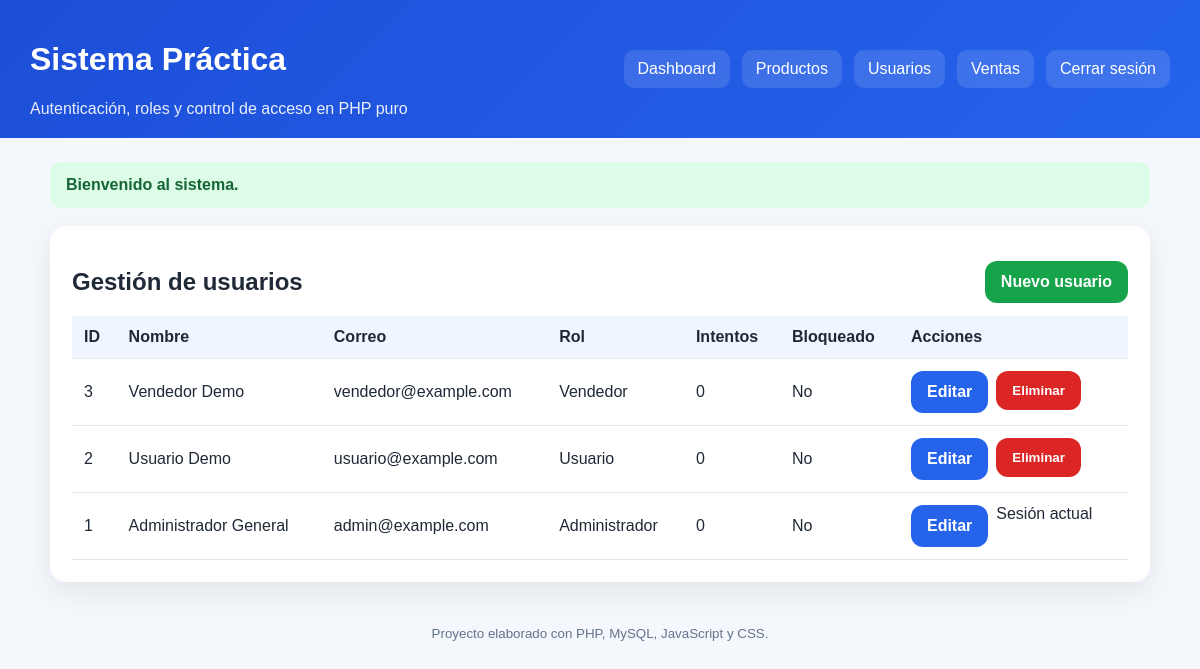
The app's page /admin/usuarios.php (signed in) with its own data.
### tables this page shows
CREATE TABLE usuarios (
  id INT AUTO_INCREMENT PRIMARY KEY,
  nombre VARCHAR(120) NOT NULL,
  email VARCHAR(120) NOT NULL UNIQUE,
  password VARCHAR(255) NOT NULL,
  rol_id INT NOT NULL,
  intentos_fallidos INT NOT NULL DEFAULT 0,
  bloqueado TINYINT(1) NOT NULL DEFAULT 0,
  proveedor_oauth VARCHAR(50) NULL,
  ultimo_login DATETIME NULL,
  created_at TIMESTAMP DEFAULT CURRENT_TIMESTAMP,
  CONSTRAINT fk_usuarios_roles
    FOREIGN KEY (rol_id) REFERENCES roles(id)
    ON UPDATE CASCADE
    ON DELETE RESTRICT
);

CREATE TABLE roles (
  id INT AUTO_INCREMENT PRIMARY KEY,
  nombre VARCHAR(50) NOT NULL UNIQUE
);

### includes/funciones.php (called while the page is built, shortened)
<?php
function e(?string $value): string
{
    return htmlspecialchars((string) $value, ENT_QUOTES, 'UTF-8');
}
function get_flash(): ?array
{
    $flash = $_SESSION['flash'];
    return $flash;
}
function has_permission(string $permission): bool
{
    return isset($_SESSION['permisos']) && in_array($permission, $_SESSION['permisos'], true);
}

### admin/usuarios.php (the view, shortened to what this page needs)
<?php
require_once __DIR__ . '/../includes/autenticacion.php';
$users = $pdo->query(
    'SELECT u.id, u.nombre, u.email, u.intentos_fallidos, u.bloqueado, r.nombre AS rol
     FROM usuarios u
     INNER JOIN roles r ON r.id = u.rol_id
     ORDER BY u.id DESC'
)->fetchAll();
$currentUserId = (int)$_SESSION['id_usuario'];
require_once __DIR__ . '/../includes/header.php';
?>
<div class="card">
    <div class="actions" style="justify-content: space-between; align-items: center;">
        <h2>Gestión de usuarios</h2>
        <a class="btn btn-success" href="crear_usuario.php">Nuevo usuario</a>
    </div>
    <div class="table-wrapper">
        <table>
            <thead>
                <tr>
                    <th>ID</th>
                    <th>Nombre</th>
                    <th>Correo</th>
                    <th>Rol</th>
                    <th>Intentos</th>
                    <th>Bloqueado</th>
                    <th>Acciones</th>
                </tr>
            </thead>
            <tbody>
                <?php foreach ($users as $user): ?>
                    <tr>
                        <td><?= (int)$user['id'] ?></td>
                        <td><?= e($user['nombre']) ?></td>
                        <td><?= e($user['email']) ?></td>
                        <td><?= e($user['rol']) ?></td>
                        <td><?= (int)$user['intentos_fallidos'] ?></td>
                        <td><?= (int)$user['bloqueado'] === 1 ? 'Sí' : 'No' ?></td>
                        <td class="actions">
                            <a class="btn btn-primary" href="editar_usuario.php?id=<?= (int)$user['id'] ?>">Editar</a>
                            <?php if ((int)$user['id'] !== $currentUserId): ?>
                                <form method="POST" action="eliminar_usuario.php">
                                    <button
                                        class="btn-danger"
                                        type="submit"
                                        onclick="return confirm('¿Eliminar este usuario?');"
                                    >
                                        Eliminar
                                    </button>
                                </form>
                            <?php else: ?>
                                <span>Sesión actual</span>
                            <?php endif; ?>
                        </td>
                    </tr>
                <?php endforeach; ?>
            </tbody>
        </table>
    </div>
</div>
<?php
require_once __DIR__ . '/../includes/footer.php';
?>

### includes/header.php (shortened to what this page needs)
<?php
require_once __DIR__ . '/funciones.php';
$flash = get_flash();
?>
<!DOCTYPE html>
<html lang="es">
<head>
    <link rel="stylesheet" href="<?= BASE_URL ?>/assets/css/style.css">
</head>
<body>
<header class="topbar">
    <div>
        <h1><?= e(APP_NAME) ?></h1>
        <p class="subtitle">Autenticación, roles y control de acceso en PHP puro</p>
    </div>
    <?php if (isset($_SESSION['id_usuario'])): ?>
        <nav class="nav">
            <a href="<?= BASE_URL ?>/panel.php">Dashboard</a>
            <?php if (has_permission('productos.ver')): ?>
                <a href="<?= BASE_URL ?>/productos/index.php">Productos</a>
            <?php endif; ?>
            <?php if (has_permission('usuarios.ver')): ?>
                <a href="<?= BASE_URL ?>/admin/usuarios.php">Usuarios</a>
            <?php endif; ?>
            <?php if (has_permission('ventas.registrar')): ?>
                <a href="<?= BASE_URL ?>/ventas/index.php">Ventas</a>
            <?php endif; ?>
            <a href="<?= BASE_URL ?>/salir.php">Cerrar sesión</a>
        </nav>
    <?php endif; ?>
</header>
<main class="container">
    <?php if ($flash): ?>
        <div class="alert <?= e($flash['type']) ?>">
            <?= e($flash['message']) ?>
        </div>
    <?php endif; ?>

### includes/footer.php (shortened to what this page needs)
</main>
<footer class="footer">
    <small>Proyecto elaborado con PHP, MySQL, JavaScript y CSS.</small>
</footer>
</body>
</html>

### assets/css/style.css (style rules this page uses)
* { box-sizing:border-box;font-family:Arial, Helvetica, sans-serif; }
body { margin:0;background:#f4f7fb;color:#1f2937; }
.topbar { background:linear-gradient(135deg,#1d4ed8,#2563eb);color:white;padding:20px 30px;display:flex;justify-content:space-between;align-items:center;gap:18px;flex-wrap:wrap; }
.subtitle { margin:4px 0 0;opacity:.9; }
.nav { display:flex;gap:12px;flex-wrap:wrap; }
.nav a { color:white;text-decoration:none;background:rgba(255,255,255,.12);padding:10px 14px;border-radius:10px; }
.container { width:min(1100px,94%);margin:24px auto; }
.card { background:white;border-radius:16px;padding:22px;box-shadow:0 10px 30px rgba(15,23,42,.08);margin-bottom:20px; }
button,.btn { border:none;border-radius:12px;padding:12px 16px;cursor:pointer;text-decoration:none;display:inline-block;font-weight:bold; }
.btn-primary { background:#2563eb;color:white; }
.btn-success { background:#16a34a;color:white; }
.btn-danger { background:#dc2626;color:white; }
.table-wrapper { overflow-x:auto; }
table { width:100%;border-collapse:collapse;background:white; }
th,td { padding:12px;border-bottom:1px solid #e5e7eb;text-align:left; }
th { background:#eff6ff; }
.alert { padding:14px 16px;border-radius:12px;margin-bottom:18px;font-weight:bold; }
.alert.success { background:#dcfce7;color:#166534; }
.footer { text-align:center;padding:18px;color:#64748b; }
.actions { display:flex;gap:8px;flex-wrap:wrap; }

### records on screen
usuarios: id "3", nombre "Vendedor Demo", email "vendedor@example.com", rol.nombre "Vendedor", intentos_fallidos "0", bloqueado "No"
usuarios: id "2", nombre "Usuario Demo", email "usuario@example.com", rol.nombre "Usuario", intentos_fallidos "0", bloqueado "No"
usuarios: id "1", nombre "Administrador General", email "admin@example.com", rol.nombre "Administrador", intentos_fallidos "0", bloqueado "No", shows "Sesión actual"

### other values on screen
APP_NAME "Sistema Práctica"
$flash['message'] "Bienvenido al sistema."
